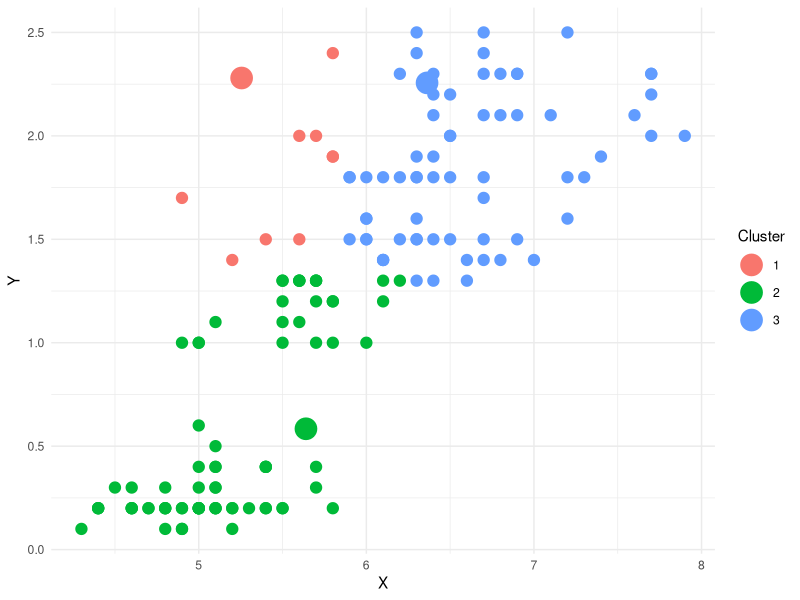
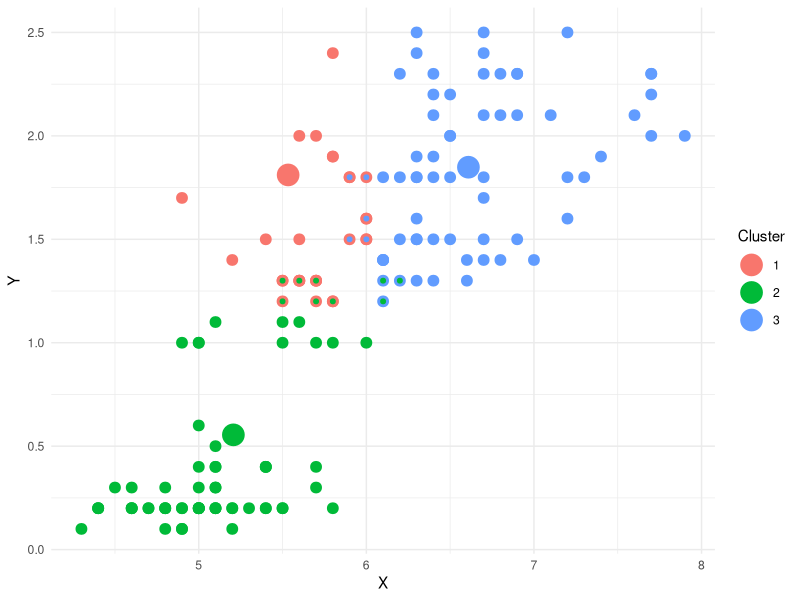
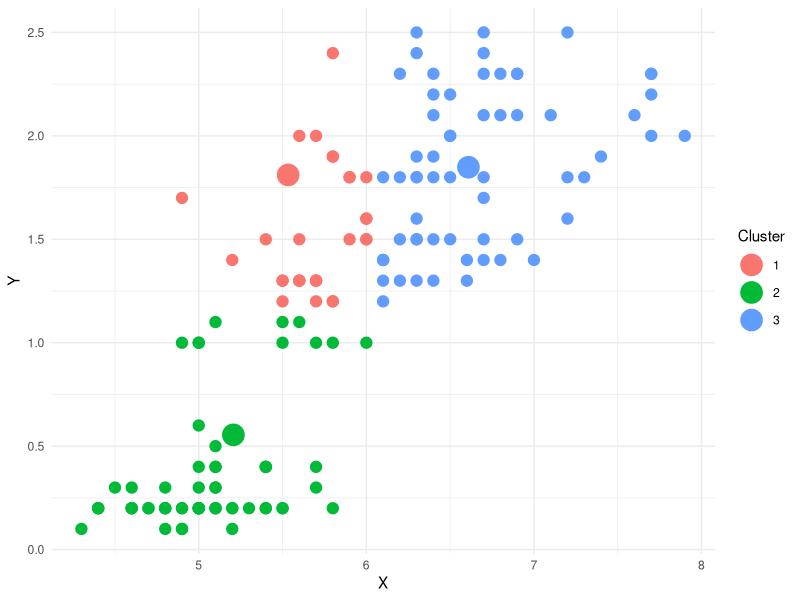
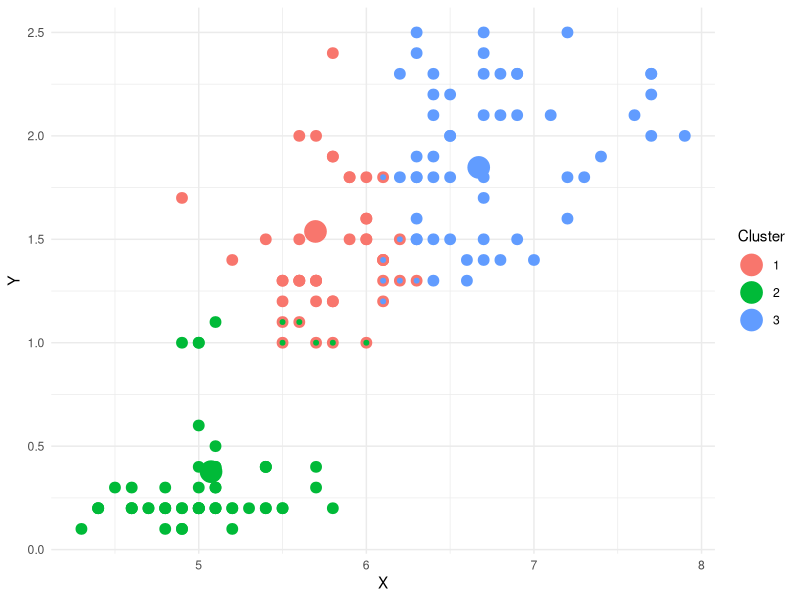
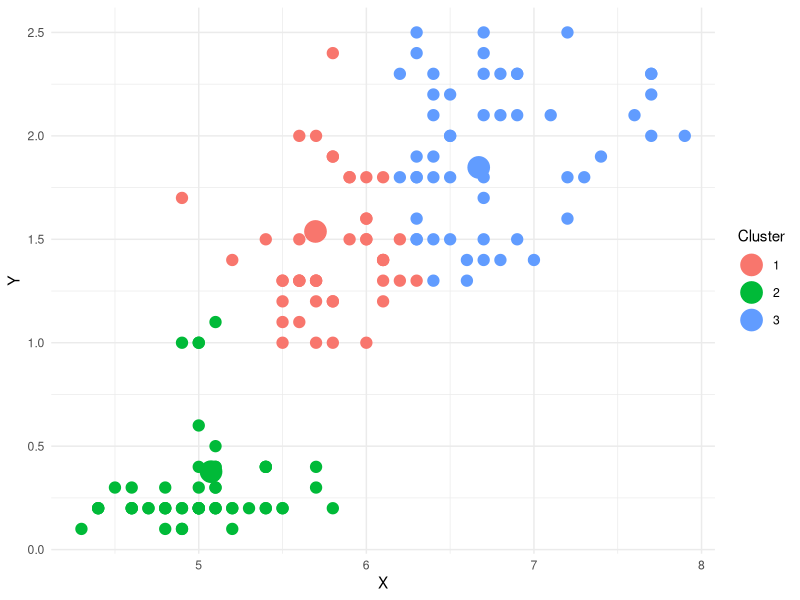
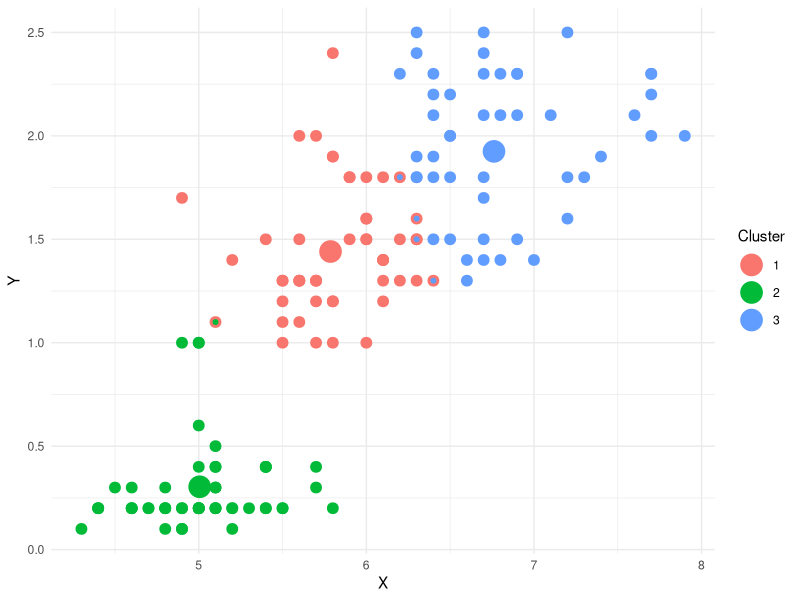
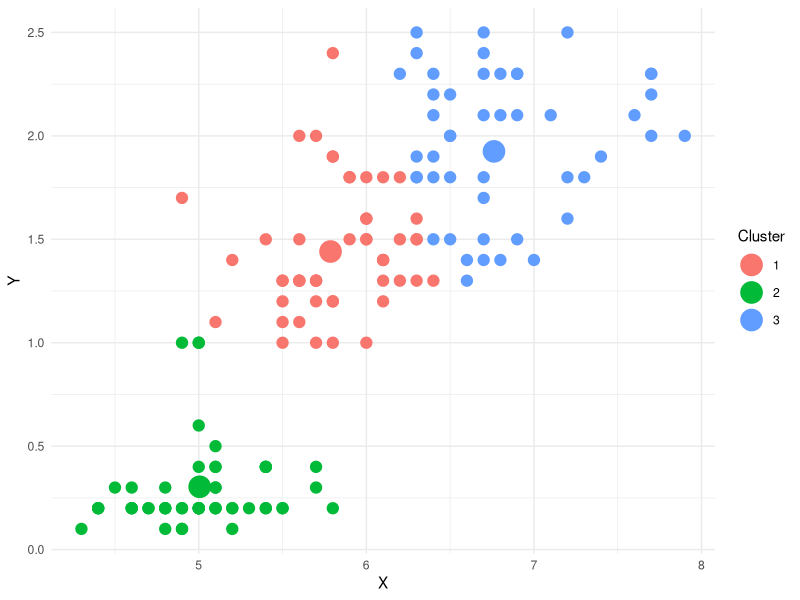
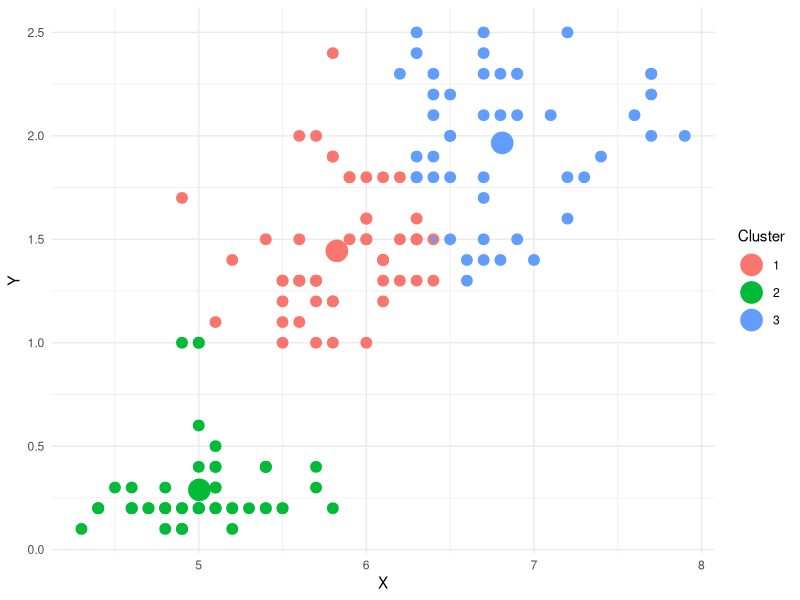

Reproduce these figures in R, in order.
# Load packages
library(ggplot2)


# Load data
data("iris")
df <- iris[,c("Sepal.Length","Petal.Width")]
colnames(df) <- c("x","y")
df_mat <- as.matrix(df) # make it a matrix

# Define funtions ----

# Function to calculate distances in a 2D space
# Returns distances from each point to each centroid
get_distances <- function(mat1, mat2){
  dist_mat <- apply(mat1, 1, function(mat1_row){
    apply(mat2, 1, function(mat2_row){
      sqrt( sum( (mat2_row - mat1_row)^2 )
      )
    })
  })
  dist_mat <- t(dist_mat) # n x k dimensions
  return(dist_mat)
}

# Number of clusters (k)
k <- 3

# Set initial random values for k centroids
x_range <- range(df$x)
y_range <- range(df$y)
set.seed(1)
k_mat <- matrix(
  c(
    runif(k, x_range[1], x_range[2]),
    runif(k, y_range[1], y_range[2])
  ),
  nrow = k
)
colnames(k_mat) <- c("x","y")


# ------------------------ Initialize the cycle ------------------------

# Make it a cycle
need_update <- TRUE
eps <- 1e-6

while(need_update){
  # Calculate distances
  dist_mat <- get_distances(df_mat,k_mat) 
  
  # Define clusters
  clusters_1 <- apply(dist_mat, 1, which.min)
  
  # Visualize
  p1 <- ggplot()+
    # Data points
    geom_point(data = df_mat, aes(x = x, y = y,
                                  color = as.factor(clusters_1)
    ),
    size = 3.5)+
    # Centroids
    geom_point(data = k_mat, aes(x = x, y = y,
                                 color = as.factor(c(1:k))
    ),
    size = 7)+
    scale_x_continuous(limits = x_range)+
    scale_y_continuous(limits = y_range)+
    labs(x = "X", y = "Y", color = "Cluster")+
    theme_minimal()
  
  print(p1)
  Sys.sleep(1)
  
  # ------------------------ Update locations ------------------------
  
  # Define new centroid positions
  k_mat_new <- do.call(rbind, by(df_mat, clusters_1, colMeans))
  
  # New distances
  dist_mat_new <- get_distances(df_mat,k_mat_new) 
  
  # Define new clusters
  clusters_2 <- apply(dist_mat_new, 1, which.min)
  
  # New visualization with updated clusters
  p2 <- ggplot()+
    # Data points
    geom_point(data = df_mat, aes(x = x, y = y,
                                  fill = as.factor(clusters_1),
                                  color = as.factor(clusters_2)
    ),
    size = 2, shape = 21, stroke = 1.5)+
    # Centroids
    geom_point(data = k_mat_new, aes(x = x, y = y,
                                     color = as.factor(c(1:k)),
                                     fill = as.factor(c(1:k))
    ),
    size = 7, shape = 21)+
    scale_x_continuous(limits = x_range)+
    scale_y_continuous(limits = y_range)+
    labs(x = "X", y = "Y", color = "Cluster", fill = "Cluster")+
    theme_minimal()
  
  print(p2)
  Sys.sleep(1)
  
  # Check if need new iteration
  if (all( abs(k_mat - k_mat_new) < eps )){
    need_update <- FALSE
  } else {
    k_mat <- k_mat_new # update centroid locations
    need_update <- TRUE
  }
}
